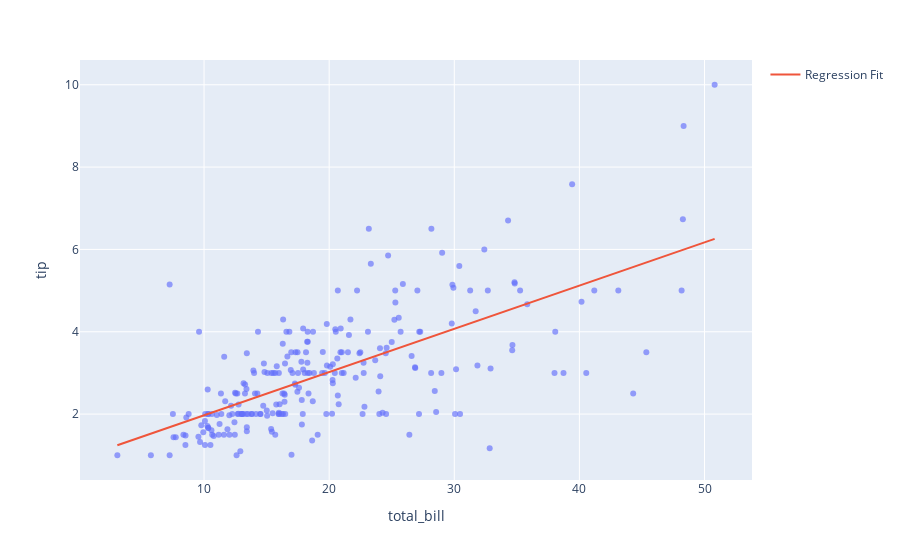

The notebook cell saved with this chart:
### Code cell
# Regresion lineal
import numpy as np
import plotly.express as px
import plotly.graph_objects as go
from sklearn.linear_model import LinearRegression

df = px.data.tips()
X = df.total_bill.values.reshape(-1, 1)

model = LinearRegression()
model.fit(X, df.tip)

x_range = np.linspace(X.min(), X.max(), 100)
y_range = model.predict(x_range.reshape(-1, 1))

fig = px.scatter(df, x='total_bill', y='tip', opacity=0.65)
fig.add_traces(go.Scatter(x=x_range, y=y_range, name='Regression Fit'))
fig.show()

### Figure 1 — Plotly figure (JSON) as saved in the notebook; plotly's stock layout.template omitted (floating-point values rounded to 4 significant figures; data arrays with more than 128 entries replaced by an {"elided": "..."} marker saying what was removed)
{"data": [{"hovertemplate": "total_bill=%{x}<br>tip=%{y}<extra></extra>", "legendgroup": "", "marker": {"color": "#636efa", "opacity": 0.65, "symbol": "circle"}, "mode": "markers", "name": "", "orientation": "v", "showlegend": false, "type": "scatter", "x": {"elided": "244 float values"}, "xaxis": "x", "y": {"elided": "244 float values"}, "yaxis": "y"}, {"name": "Regression Fit", "type": "scatter", "x": [3.07, 3.552, 4.034, 4.517, 4.999, 5.481, 5.963, 6.446, 6.928, 7.41, 7.892, 8.374, 8.857, 9.339, 9.821, 10.3, 10.79, 11.27, 11.75, 12.23, 12.71, 13.2, 13.68, 14.16, 14.64, 15.13, 15.61, 16.09, 16.57, 17.05, 17.54, 18.02, 18.5, 18.98, 19.47, 19.95, 20.43, 20.91, 21.39, 21.88, 22.36, 22.84, 23.32, 23.81, 24.29, 24.77, 25.25, 25.73, 26.22, 26.7, 27.18, 27.66, 28.15, 28.63, 29.11, 29.59, 30.07, 30.56, 31.04, 31.52, 32.0, 32.49, 32.97, 33.45, 33.93, 34.41, 34.9, 35.38, 35.86, 36.34, 36.83, 37.31, 37.79, 38.27, 38.75, 39.24, 39.72, 40.2, 40.68, 41.17, 41.65, 42.13, 42.61, 43.09, 43.58, 44.06, 44.54, 45.02, 45.51, 45.99, 46.47, 46.95, 47.43, 47.92, 48.4, 48.88, 49.36, 49.85, 50.33, 50.81], "y": [1.243, 1.293, 1.344, 1.395, 1.445, 1.496, 1.547, 1.597, 1.648, 1.699, 1.749, 1.8, 1.85, 1.901, 1.952, 2.002, 2.053, 2.104, 2.154, 2.205, 2.256, 2.306, 2.357, 2.408, 2.458, 2.509, 2.559, 2.61, 2.661, 2.711, 2.762, 2.813, 2.863, 2.914, 2.965, 3.015, 3.066, 3.117, 3.167, 3.218, 3.269, 3.319, 3.37, 3.42, 3.471, 3.522, 3.572, 3.623, 3.674, 3.724, 3.775, 3.826, 3.876, 3.927, 3.978, 4.028, 4.079, 4.129, 4.18, 4.231, 4.281, 4.332, 4.383, 4.433, 4.484, 4.535, 4.585, 4.636, 4.687, 4.737, 4.788, 4.839, 4.889, 4.94, 4.99, 5.041, 5.092, 5.142, 5.193, 5.244, 5.294, 5.345, 5.396, 5.446, 5.497, 5.548, 5.598, 5.649, 5.699, 5.75, 5.801, 5.851, 5.902, 5.953, 6.003, 6.054, 6.105, 6.155, 6.206, 6.257]}], "layout": {"legend": {"tracegroupgap": 0}, "margin": {"t": 60}, "xaxis": {"anchor": "y", "domain": [0, 1], "title": {"text": "total_bill"}}, "yaxis": {"anchor": "x", "domain": [0, 1], "title": {"text": "tip"}}}}
